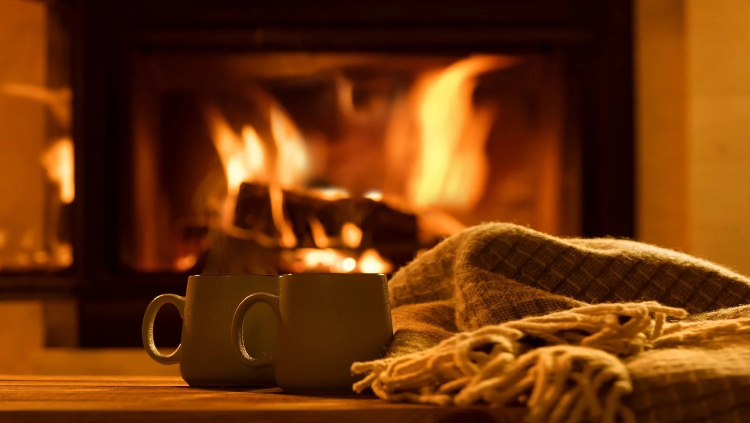
#> input picture lesson_2/data/cocoa+fireside.jpg, 1500 x 846 px (shown at 1/2 size)
$ jupyter execute Homework.ipynb
#> lines starting #> are read from the running program, lines starting #| are printed output that depends on the picture; long printed decimals are rounded
# HOMEWORK 2
For this homework you will have to complete and implement the colour balancing for:
* Gray world algorithm
* Scale-by-max algorithm

You are free to use your own images. Experiment with more images and think about the effect each of the algorithms has on the resulting (balanced) image.

### Colour Balancing
In this notebook we will show different type of colour balancing making use of von Kries' hypothesis.

[cell 1]
import cv2
import numpy as np
from matplotlib import pyplot as plt
plt.rcParams['figure.figsize'] = [15, 5]

[cell 2]
# ⭐ helper functions with descriptions ⭐ probably redundant for functionality but useful for understanding what's going on
def convert_to_proper_format(array: np.ndarray) -> np.ndarray:
    """ Convert the image from BGR to RGB or RGBA or leave it as grayscale """
    print(img_bgr.shape) # first check the shape of the image

    if array.ndim == 3 and array.shape[2] == 4:
        print('converting BGRA to RGBA')
        return cv2.cvtColor(array, cv2.COLOR_BGRA2RGBA)
    elif array.ndim == 3 and array.shape[2] == 3:
        print('converting BGR to RGB')
        return cv2.cvtColor(array, cv2.COLOR_BGR2RGB)
    else:
        print('grayscale image')
        return array

eps = 1e-8

[cell 3]
# img_bgr = cv2.imread('../data/sea.jpg') # - Original image
# img_bgr = cv2.imread('../data/kenji-yamamura-photographer-6329.jpg') # - beautiful landscape
# img_bgr = cv2.imread('../data/Canada-lake-Ontario-clouds_sm.jpg') # - another beautiful landscape
img_bgr = cv2.imread('../data/cocoa+fireside.jpg') # Let's work with this one
#> img_bgr is the input picture: shape (846, 1500, 3); mean B, G, R 10.7, 53.2, 110.7

img = convert_to_proper_format(img_bgr)
#| (846, 1500, 3)

plt.imshow(img)

### White patch
In white patch algorithm we choose a group of pixels we know they should be white. We then scale the resulting image colour channels by this white patch.

[cell 4]
# [7 lines of commented-out code are left out]
row, col = 609, 479 # a reflection on the handle of a mug. no artifacts. IMHO Winner 👑
white = img[row, col, :]
#> white = [249, 193, 156]


coeffs = 255.0/white # kr, kg, kb
#> coeffs = [1.02, 1.32, 1.63]

# Apply white balancing and generate balanced image
balanced = np.zeros_like(img, dtype=np.float32)
for channel in range(3):
    balanced[..., channel] = img[..., channel] * coeffs[channel]
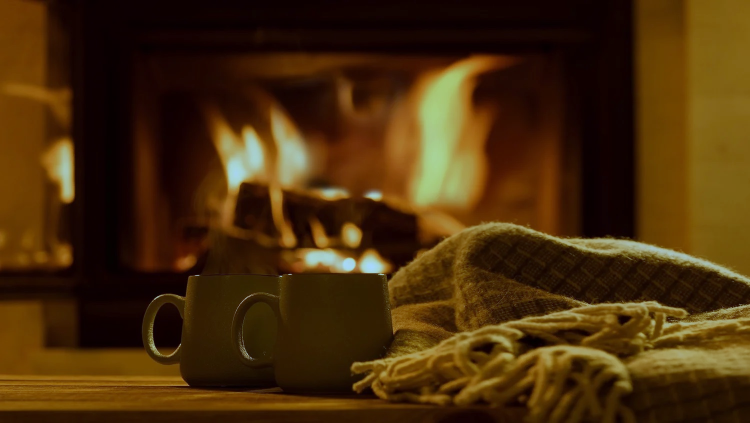
#> balanced: shape (846, 1500, 3) float32 (shown at 1/2 size); mean R, G, B 113.3, 70.3, 17.5; drawn with min black and max white

# White patching does not guarantee that the dynamic range is preserved, images must be clipped.
balanced = balanced/255
balanced[balanced > 1] = 1
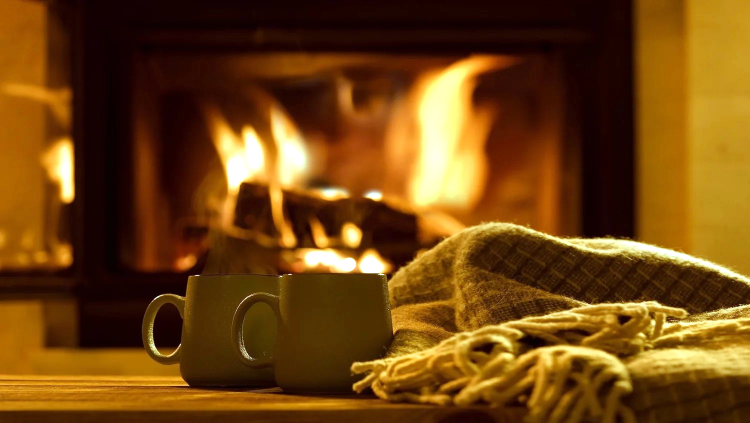
#> balanced: shape (846, 1500, 3) float32 (shown at 1/2 size); mean R, G, B 0.444, 0.272, 0.0677

plt.subplot(121), plt.imshow(img)
plt.subplot(122), plt.imshow(balanced)
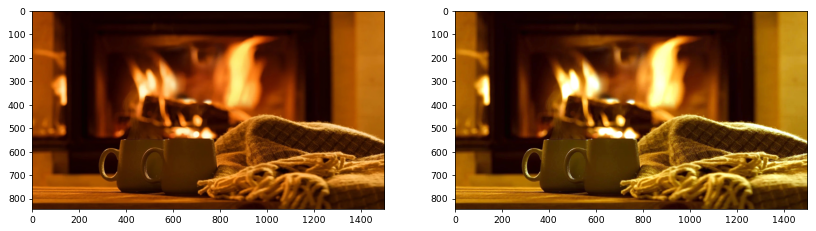
#> figure drawn by matplotlib, 2 panels

### Gray world
This algorithm assumes that a scene, on average, is gray.

[cell 5]
# Load your image
# img = cv2.imread('../data/sea.jpg')
# img = cv2.imread('../data/kenji-yamamura-photographer-6329.jpg')
img = cv2.imread('../data/Canada-lake-Ontario-clouds_sm.jpg')
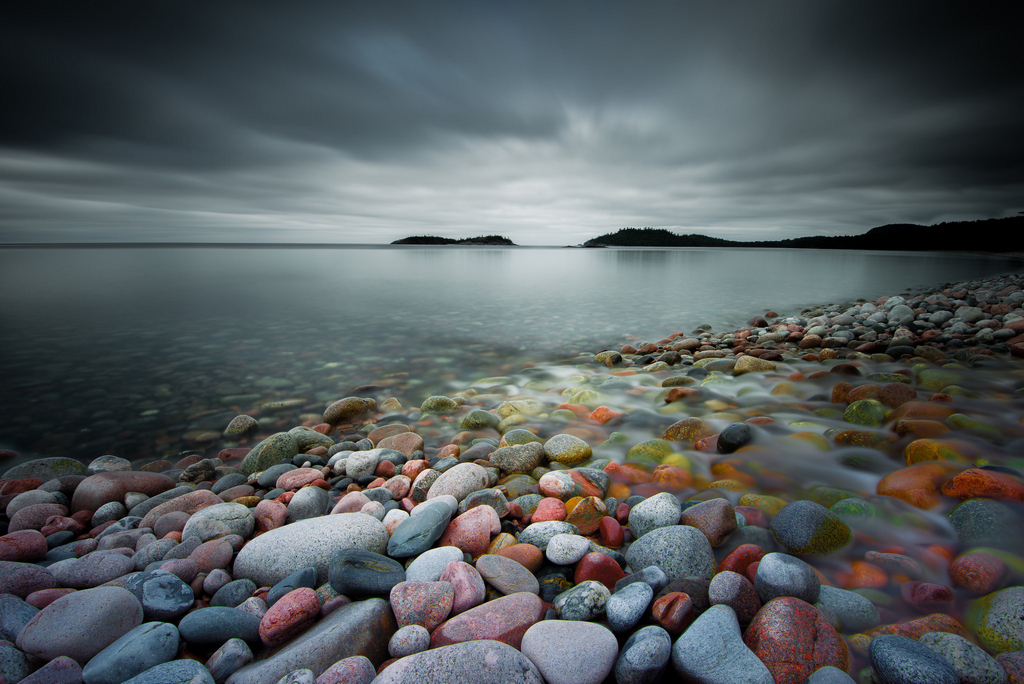
#> input picture lesson_2/data/Canada-lake-Ontario-clouds_sm.jpg, 1024 x 684 px
#> img is the input picture: shape (684, 1024, 3); mean B, G, R 93.6, 91.6, 85.3
img = convert_to_proper_format(img)
#| (846, 1500, 3)

# Compute the mean values for all three colour channels (red, green, blue)
mean_r = img[..., 0].mean()
#> mean_r = 85.31
mean_g = img[..., 1].mean()
#> mean_g = 91.61
mean_b = img[..., 2].mean()
#> mean_b = 93.62
print('mean_r', mean_r, 'mean_g', mean_g, 'mean_b', mean_b)
#| mean_r 85.308 mean_g 91.613 mean_b 93.624

# Compute the coefficients kr, kg, kb
# Note: there are 3 coefficients to compute but we only have 2 equations.
# Therefore, you have to make an assumption, fix the value of one of the
# coefficients and compute the remining two
# Hint: You can fix the coefficient of the brightest colour channel to 1.
means = np.array([mean_r, mean_g, mean_b], dtype=np.float32)
#> means = [85.31, 91.61, 93.62]
idx_max = int(np.argmax(means)) # automatically find the index of the max mean value (1 approach for different images)
#> idx_max = 2

L = means[idx_max] # set the largest mean value to L
#> L = 93.62
den = np.clip(means, eps, None) # avoid division by zero
#> den = [85.31, 91.61, 93.62]
gains = L / den # compute the gains
#> gains = [1.1, 1.02, 1]
gains[means.argmax()] = 1.0 # set the gain of the brightest channel to 1.0
kr, kg, kb = gains.tolist() # unpack the gains
#> kr = 1.1; kg = 1.02; kb = 1
print('kr', kr, 'kg', kg, 'kb', kb) # print the coefficients we will use for balancing
#| kr 1.097 kg 1.022 kb 1.0

# Apply color balancing and generate the balanced image
balanced = np.clip(
    img.astype(np.float32) * np.array([kr, kg, kb], dtype=np.float32)[None, None, :],
    0, 255
).astype(np.uint8)
#> balanced: shape (684, 1024, 3)

# Show the original and the balanced image side by side
plt.subplot(121), plt.imshow(img)
plt.subplot(122), plt.imshow(balanced)

### Scale-by-max
This is a straightforward algorithm that scales each colour channel by its maximum value. Note that it is sensitive to noise and saturations.

[cell 6]
# Load your image
# img = cv2.imread('../data/kenji-yamamura-photographer-6329.jpg')
img = cv2.imread('../data/Canada-lake-Ontario-clouds_sm.jpg')
# img = cv2.imread('../data/cocoa+fireside.jpg')
img = convert_to_proper_format(img)
#| (846, 1500, 3)

# Compute the maximum values for all three colour channels (red, green, blue)
max_r = img[..., 0].max()
#> max_r = 252
max_g = img[..., 1].max()
#> max_g = 246
max_b = img[..., 2].max()
#> max_b = 254
print("max before:", max_r, max_g, max_b)
#| max before: 252 246 254

M = max(max_r, max_g, max_b) # the maximum of the maximums
#> M = 254
# ⭐ alternative way to compute the gains ⭐
# gains = np.array([M/(max_r+eps), M/(max_g+eps), M/(max_b+eps)], dtype=np.float32) # compute the gains
gains = 255.0 / (np.array([max_r, max_g, max_b], dtype=np.float32) + eps) # compute the gains, avoiding division by zero, convert to float32
#> gains = [1.01, 1.04, 1]
print('gains', gains)
#| gains [1.012 1.037 1.004 ]
print("max after:", max_r * gains[0], max_g * gains[1], max_b * gains[2]) # check the maximum values after balancing
#| max after: 255.000 255.000 255.0

# Apply scale-by-max balancing and generate the balanced image
img_f = img.astype(np.float32)
balanced = img_f * gains[None, None, :]     # broadcast per channel
balanced = np.clip(balanced, 0, 255).astype(np.uint8) # clip and convert back to uint8

plt.subplot(121), plt.imshow(img)
plt.subplot(122), plt.imshow(balanced)
